Frame 1 (no input): blank canvas, image omitted
Frame 60 (no input): blank canvas, image omitted
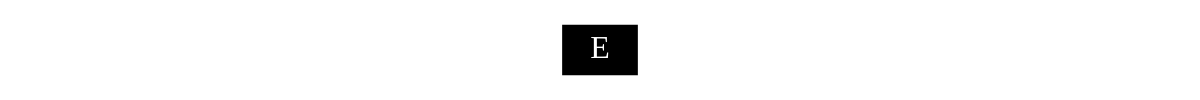
Frame 120 (the mouse pressed at the canvas centre since frame 60)

The p5.js sketch whose frames 1 and 60 were blank and that drew this single picture after the mouse press (run headless with seeded random() and noise() and a simulated clock; from frame 60 on, the mouse is pressed at the canvas centre):

// p5.js sketch
// ── sketch.js
let TANGENT = false; // true = axis-locked tangency; false = directional edge-touching
let CYCLE_FILL = true; // true = rectangles cycle through FILL_COLORS ping-pong style

const FILL_COLORS = ["#000000", "#ff0000", "#0000ff"];
const FILL_STEPS = 255; // rectangles to transition between each color pair

let blocks = [];
let lastX, lastY, lastW, lastH;
let message = "EVERYWHERE IS JUST ONE PLACE";
let messageIndex = 0;
let fillStep = 0;
let firstBlock = true;

function setup() {
  const main = document.querySelector("main");
  let w = main ? main.offsetWidth : windowWidth;
  let h = main ? main.offsetHeight : windowHeight;
  let canvas = createCanvas(w, h);
  if (main) canvas.parent(main);
  background(255);
  noStroke();
  textFont("Outfit");
  // textFont("Bodoni Moda");
  textAlign(CENTER, CENTER);
  rectMode(CENTER);
}

function windowResized() {
  const main = document.querySelector("main");
  let w = main ? main.offsetWidth : windowWidth;
  let h = main ? main.offsetHeight : windowHeight;
  resizeCanvas(w, h);
  background(255);
  firstBlock = true;
}

document.addEventListener("DOMContentLoaded", function () {
  let input = document.getElementById("message-input");
  if (input) {
    input.addEventListener("keydown", function (e) {
      if (e.key === "Enter") {
        message = input.value || message;
        messageIndex = 0;
      }
    });
  }
});

function mousePressed() {
  firstBlock = true;
}

function getCycleFill() {
  let n = FILL_COLORS.length;
  let totalSteps = (n - 1) * FILL_STEPS;
  // ping-pong: forward 0..totalSteps-1, then mirror back
  let cycle = fillStep % (totalSteps * 2);
  let pos = min(
    cycle < totalSteps ? cycle : totalSteps * 2 - cycle,
    totalSteps - 1,
  );
  let segIndex = floor(pos / FILL_STEPS);
  let segT = (pos % FILL_STEPS) / FILL_STEPS;
  fillStep++;
  return lerpColor(
    color(FILL_COLORS[segIndex]),
    color(FILL_COLORS[segIndex + 1]),
    segT,
  );
}

function getRectDistanceToEdge(rectW, rectH, dirX, dirY) {
  let halfW = rectW / 2;
  let halfH = rectH / 2;
  if (dirX === 0) return halfH;
  if (dirY === 0) return halfW;
  return min(halfW / abs(dirX), halfH / abs(dirY));
}

function draw() {
  if (mouseIsPressed) {
    let d = dist(mouseX, mouseY, lastX, lastY);
    if (firstBlock || d > 45) {
      let w = random(40, 90);
      let h = random(40, 90);
      let newX = mouseX;
      let newY = mouseY;

      if (!firstBlock) {
        let dx = mouseX - lastX;
        let dy = mouseY - lastY;
        const OVERLAP = 1; // 1px overlap to close sub-pixel gaps

        if (TANGENT) {
          if (abs(dx) > abs(dy)) {
            newX = lastX + (dx > 0 ? 1 : -1) * (lastW / 2 + w / 2 - OVERLAP);
            newY = lastY;
          } else {
            newX = lastX;
            newY = lastY + (dy > 0 ? 1 : -1) * (lastH / 2 + h / 2 - OVERLAP);
          }
        } else {
          let distance = sqrt(dx * dx + dy * dy);
          if (distance > 0) {
            let dirX = dx / distance;
            let dirY = dy / distance;
            let centerDist =
              getRectDistanceToEdge(lastW, lastH, dirX, dirY) +
              getRectDistanceToEdge(w, h, -dirX, -dirY) -
              OVERLAP;
            newX = lastX + dirX * centerDist;
            newY = lastY + dirY * centerDist;
          } else {
            newX = lastX + lastW - OVERLAP;
            newY = lastY;
          }
        }
      }

      blocks.push({
        x: newX,
        y: newY,
        w: w,
        h: h,
        char: message[messageIndex],
        s: 0.1,
        fillColor: CYCLE_FILL ? getCycleFill() : color(0),
      });

      messageIndex = (messageIndex + 1) % message.length;
      lastX = newX;
      lastY = newY;
      lastW = w;
      lastH = h;
      firstBlock = false;
    }
  }

  for (let i = blocks.length - 1; i >= 0; i--) {
    let b = blocks[i];
    b.s += 0.15;

    push();
    translate(b.x, b.y);
    scale(min(b.s, 1.0));
    fill(b.fillColor);
    rect(0, 0, b.w, b.h);
    fill(255);
    textSize(32);
    text(b.char, 0, 0);
    pop();

    if (b.s >= 1.0) blocks.splice(i, 1);
  }
}

// ── style.css
/* Message input styling */

* {
  box-sizing: border-box;
  margin: 0;
  padding: 0;
}

body {
  width: 100vw;
  height: 100vh;
  overflow: hidden;
}

main {
  width: 100%;
  height: 100%;
}

#message-input {
  position: fixed;
  right: 24px;
  bottom: 24px;
  z-index: 10;
  padding: 8px 12px;
  font-size: 16px;
  border-radius: 0px;
  border: 1px solid black;
  box-shadow: unset;
  background: #fff;
  width: 300px;
}
